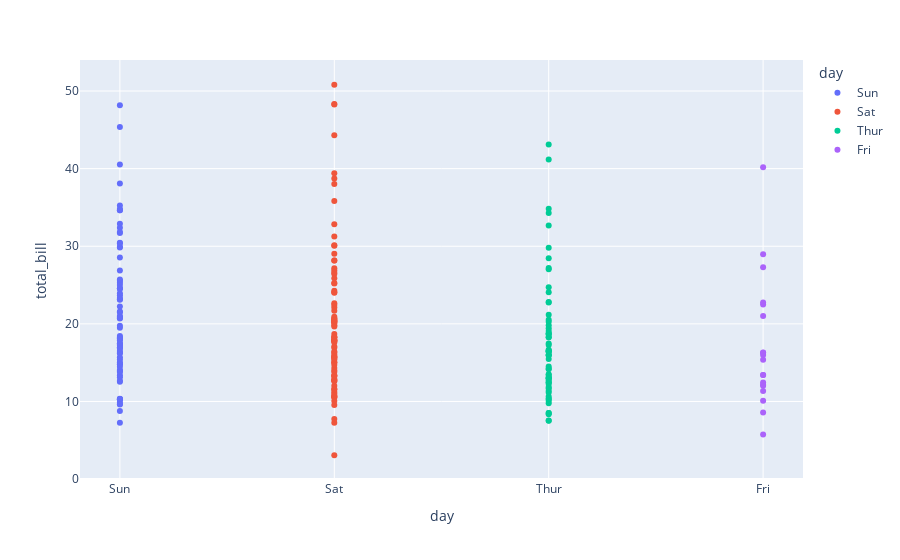

The cell this chart's notebook holds for it:
### Markdown cell above
### Step 8. Present the relationship between days and total_bill value

### Code cell
fig = px.scatter(df,
                 x='day',
                 y='total_bill',
                 color='day')

fig.show()

### Figure 1 — Plotly figure (JSON) as saved in the notebook; plotly's stock layout.template omitted (floating-point values rounded to 4 significant figures)
{"data": [{"hovertemplate": "day=%{x}<br>total_bill=%{y}<extra></extra>", "legendgroup": "Sun", "marker": {"color": "#636efa", "symbol": "circle"}, "mode": "markers", "name": "Sun", "orientation": "v", "showlegend": true, "type": "scatter", "x": ["Sun", "Sun", "Sun", "Sun", "Sun", "Sun", "Sun", "Sun", "Sun", "Sun", "Sun", "Sun", "Sun", "Sun", "Sun", "Sun", "Sun", "Sun", "Sun", "Sun", "Sun", "Sun", "Sun", "Sun", "Sun", "Sun", "Sun", "Sun", "Sun", "Sun", "Sun", "Sun", "Sun", "Sun", "Sun", "Sun", "Sun", "Sun", "Sun", "Sun", "Sun", "Sun", "Sun", "Sun", "Sun", "Sun", "Sun", "Sun", "Sun", "Sun", "Sun", "Sun", "Sun", "Sun", "Sun", "Sun", "Sun", "Sun", "Sun", "Sun", "Sun", "Sun", "Sun", "Sun", "Sun", "Sun", "Sun", "Sun", "Sun", "Sun", "Sun", "Sun", "Sun", "Sun", "Sun", "Sun"], "xaxis": "x", "y": [16.99, 10.34, 21.01, 23.68, 24.59, 25.29, 8.77, 26.88, 15.04, 14.78, 10.27, 35.26, 15.42, 18.43, 14.83, 21.58, 10.33, 16.29, 16.97, 17.46, 13.94, 9.68, 30.4, 18.29, 22.23, 32.4, 28.55, 18.04, 12.54, 10.29, 34.81, 9.94, 25.56, 19.49, 38.07, 23.95, 25.71, 17.31, 29.93, 14.07, 13.13, 17.26, 24.55, 19.77, 29.85, 48.17, 25, 13.39, 16.49, 21.5, 12.66, 16.21, 13.81, 17.51, 24.52, 20.76, 31.71, 7.25, 31.85, 16.82, 32.9, 17.89, 14.48, 9.6, 34.63, 34.65, 23.33, 45.35, 23.17, 40.55, 20.69, 20.9, 30.46, 18.15, 23.1, 15.69], "yaxis": "y"}, {"hovertemplate": "day=%{x}<br>total_bill=%{y}<extra></extra>", "legendgroup": "Sat", "marker": {"color": "#EF553B", "symbol": "circle"}, "mode": "markers", "name": "Sat", "orientation": "v", "showlegend": true, "type": "scatter", "x": ["Sat", "Sat", "Sat", "Sat", "Sat", "Sat", "Sat", "Sat", "Sat", "Sat", "Sat", "Sat", "Sat", "Sat", "Sat", "Sat", "Sat", "Sat", "Sat", "Sat", "Sat", "Sat", "Sat", "Sat", "Sat", "Sat", "Sat", "Sat", "Sat", "Sat", "Sat", "Sat", "Sat", "Sat", "Sat", "Sat", "Sat", "Sat", "Sat", "Sat", "Sat", "Sat", "Sat", "Sat", "Sat", "Sat", "Sat", "Sat", "Sat", "Sat", "Sat", "Sat", "Sat", "Sat", "Sat", "Sat", "Sat", "Sat", "Sat", "Sat", "Sat", "Sat", "Sat", "Sat", "Sat", "Sat", "Sat", "Sat", "Sat", "Sat", "Sat", "Sat", "Sat", "Sat", "Sat", "Sat", "Sat", "Sat", "Sat", "Sat", "Sat", "Sat", "Sat", "Sat", "Sat", "Sat", "Sat"], "xaxis": "x", "y": [20.65, 17.92, 20.29, 15.77, 39.42, 19.82, 17.81, 13.37, 12.69, 21.7, 19.65, 9.55, 18.35, 15.06, 20.69, 17.78, 24.06, 16.31, 16.93, 18.69, 31.27, 16.04, 38.01, 26.41, 11.24, 48.27, 20.29, 13.81, 11.02, 18.29, 17.59, 20.08, 16.45, 3.07, 20.23, 15.01, 12.02, 17.07, 26.86, 25.28, 14.73, 10.51, 17.92, 44.3, 22.42, 20.92, 15.36, 20.49, 25.21, 18.24, 14.31, 14, 7.25, 10.59, 10.63, 50.81, 15.81, 26.59, 38.73, 24.27, 12.76, 30.06, 25.89, 48.33, 13.27, 28.17, 12.9, 28.15, 11.59, 7.74, 30.14, 20.45, 13.28, 22.12, 24.01, 15.69, 11.61, 10.77, 15.53, 10.07, 12.6, 32.83, 35.83, 29.03, 27.18, 22.67, 17.82], "yaxis": "y"}, {"hovertemplate": "day=%{x}<br>total_bill=%{y}<extra></extra>", "legendgroup": "Thur", "marker": {"color": "#00cc96", "symbol": "circle"}, "mode": "markers", "name": "Thur", "orientation": "v", "showlegend": true, "type": "scatter", "x": ["Thur", "Thur", "Thur", "Thur", "Thur", "Thur", "Thur", "Thur", "Thur", "Thur", "Thur", "Thur", "Thur", "Thur", "Thur", "Thur", "Thur", "Thur", "Thur", "Thur", "Thur", "Thur", "Thur", "Thur", "Thur", "Thur", "Thur", "Thur", "Thur", "Thur", "Thur", "Thur", "Thur", "Thur", "Thur", "Thur", "Thur", "Thur", "Thur", "Thur", "Thur", "Thur", "Thur", "Thur", "Thur", "Thur", "Thur", "Thur", "Thur", "Thur", "Thur", "Thur", "Thur", "Thur", "Thur", "Thur", "Thur", "Thur", "Thur", "Thur", "Thur", "Thur"], "xaxis": "x", "y": [27.2, 22.76, 17.29, 19.44, 16.66, 10.07, 32.68, 15.98, 34.83, 13.03, 18.28, 24.71, 21.16, 10.65, 12.43, 24.08, 11.69, 13.42, 14.26, 15.95, 12.48, 29.8, 8.52, 14.52, 11.38, 22.82, 19.08, 20.27, 11.17, 12.26, 18.26, 8.51, 10.33, 14.15, 16, 13.16, 17.47, 34.3, 41.19, 27.05, 16.43, 8.35, 18.64, 11.87, 9.78, 7.51, 19.81, 28.44, 15.48, 16.58, 7.56, 10.34, 43.11, 13, 13.51, 18.71, 12.74, 13, 16.4, 20.53, 16.47, 18.78], "yaxis": "y"}, {"hovertemplate": "day=%{x}<br>total_bill=%{y}<extra></extra>", "legendgroup": "Fri", "marker": {"color": "#ab63fa", "symbol": "circle"}, "mode": "markers", "name": "Fri", "orientation": "v", "showlegend": true, "type": "scatter", "x": ["Fri", "Fri", "Fri", "Fri", "Fri", "Fri", "Fri", "Fri", "Fri", "Fri", "Fri", "Fri", "Fri", "Fri", "Fri", "Fri", "Fri", "Fri", "Fri"], "xaxis": "x", "y": [28.97, 22.49, 5.75, 16.32, 22.75, 40.17, 27.28, 12.03, 21.01, 12.46, 11.35, 15.38, 12.16, 13.42, 8.58, 15.98, 13.42, 16.27, 10.09], "yaxis": "y"}], "layout": {"legend": {"title": {"text": "day"}, "tracegroupgap": 0}, "margin": {"t": 60}, "xaxis": {"anchor": "y", "categoryarray": ["Sun", "Sat", "Thur", "Fri"], "categoryorder": "array", "domain": [0, 1], "title": {"text": "day"}}, "yaxis": {"anchor": "x", "domain": [0, 1], "title": {"text": "total_bill"}}}}
